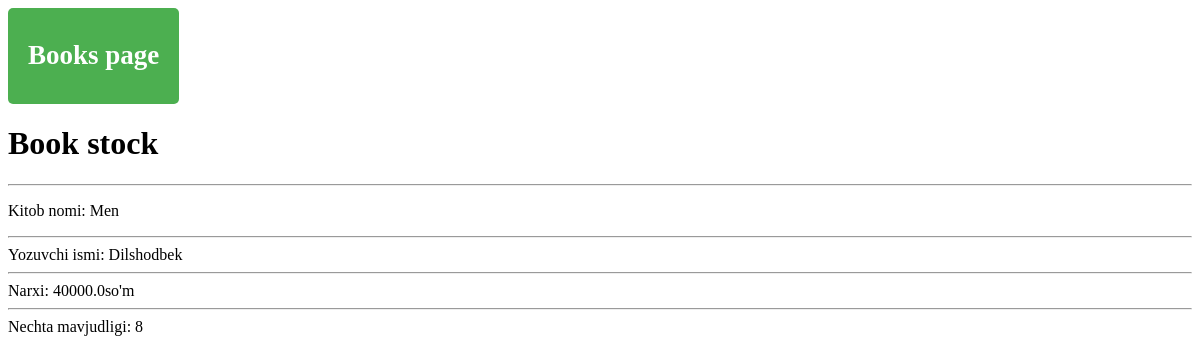
Before: /stock/ with the older database file.
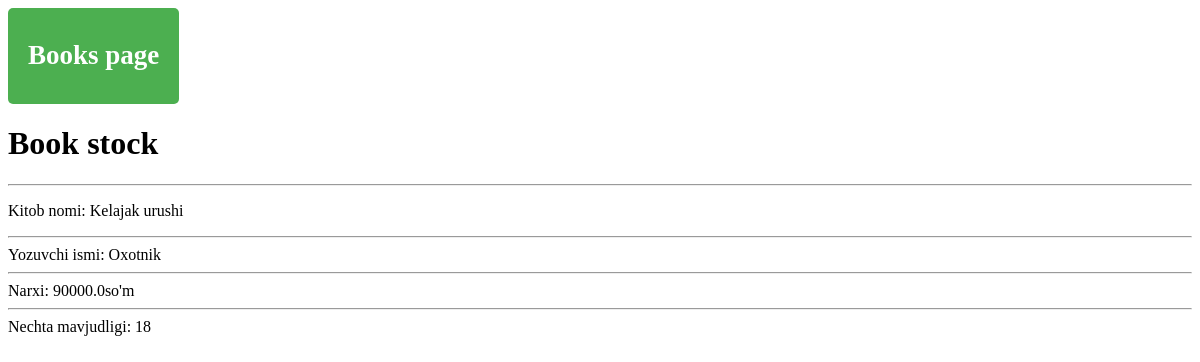
After: the same page with the newer database file.
### book_shop/models.py (models this page shows, shortened)
class Book(models.Model):
    title = models.CharField(max_length=255)
    author = models.ForeignKey(Author, on_delete=models.SET_NULL, null=True )
    price = models.FloatField()
    stock = models.PositiveIntegerField()

class Author(models.Model):
    name = models.CharField(max_length=255)
    birth_year = models.PositiveSmallIntegerField()

### book_shop/views.py (the view)
# urls.py: path('stock/', book_max_stock),
def book_max_stock(request):
    stock = Book.objects.order_by('stock').last()
    context = {
        'stock': stock,
    }
    return render(request, 'book_max_stock.html', context)

### templates/book_max_stock.html (shortened to what this page needs)
<!DOCTYPE html>
<html lang="en">
<head>
    <a href="/books/" class="btn-link"><h2>Books page</h2></a>
</head>
<body>
<h1>Book stock</h1>
<hr>
<p> Kitob nomi: {{stock.title}}
<hr>
    Yozuvchi ismi: {{stock.author.name}}
<hr>
    Narxi: {{stock.price}}so'm
<hr>
    Nechta mavjudligi: {{stock.stock}} </p>
</body>
</html>

Changed rows visible on the page:
no longer on this page (row unchanged): Book: title "Men", author.name "Dilshodbek", price "40000.0", stock "8"
added Book: title "Kelajak urushi", author.name "Oxotnik", price "90000.0", stock "18"
